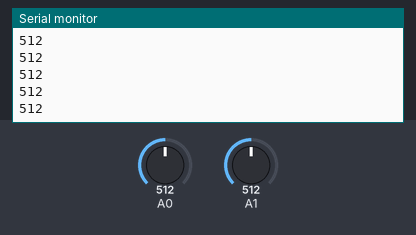
This sketch was run on a simulated Arduino Uno, built with avr-gcc and run on an emulated ATmega328P. Parts: the last lines printed to the serial monitor. The test bench sets the inputs (shaded band); at power-on: A0 = 512, A1 = 512.

Above: at 1.2 s.
1.3 s: A0 set to 541
At 1.69 s:
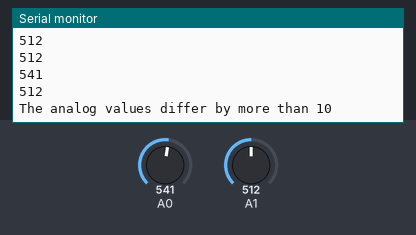
3.2 s: A1 set to 716
At 3.45 s:
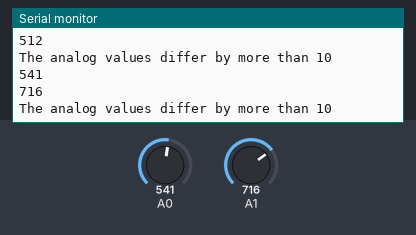
4.7 s: A0 set to 511
At 4.95 s:
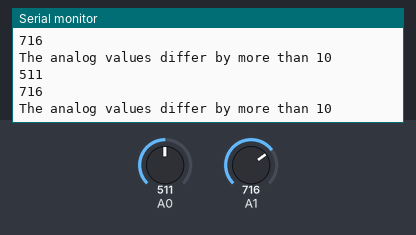
6.2 s: A1 set to 900
At 6.46 s:
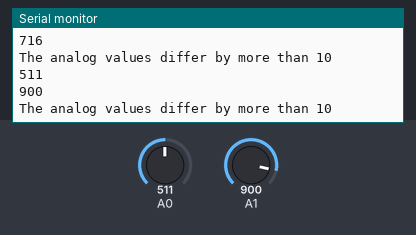
Timing chart, 0 to 8.7 s (numbered marks = the images above; inputs shaded):
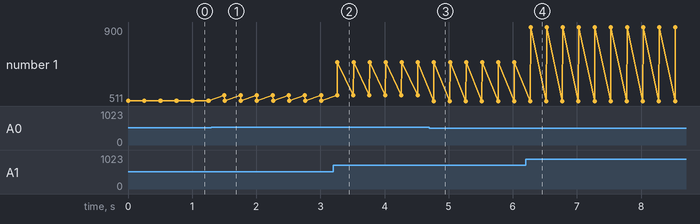

Measured:
- the behaviour switches between 522 and 523 on A0 (found by bisection; images 0 and 1)
- after the input at 1.3 s, the serial monitor: prints a new line after 0.20 s (image 1)
- after the input at 3.2 s, the serial monitor: prints a new line after 0.07 s (image 2)
- after the input at 4.7 s, the serial monitor: prints a new line after 0.07 s (image 3)
- after the input at 6.2 s, the serial monitor: prints a new line after 0.08 s (image 4)
- plotted number 1: 512 → 716 after the input at 3.2 s, 716 → 900 after the input at 6.2 s

The sketch:

ch03_abs.ino
```cpp
void setup() {
  Serial.begin(9600);
}

void loop() {
  int x = analogRead(A0);
  int y = analogRead(A1);
  Serial.println(x);
  Serial.println(y);

  if (abs(x - y) > 10)
  {
    Serial.println("The analog values differ by more than 10");
  }
  delay(250);
}
```
